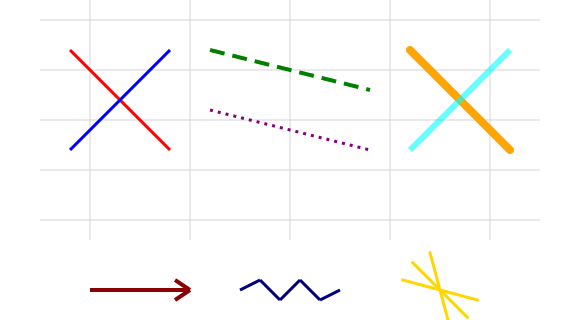

Here is the Python script that generated this plot:
#!/usr/bin/env python3
"""
Line Component Quick Start Guide

This is a quick start guide for the Line component, demonstrating the most commonly used features:
1. Basic Creation
2. Appearance Customization
3. Basic Transformations
4. Getting Line Information
"""

from pysvg.components import Canvas, Line, LineConfig
from pysvg.schema import AppearanceConfig, Color


def basic_examples():
    """Basic usage examples"""
    print("=== Basic Usage Examples ===")

    # 1. Create basic line
    basic_line = Line(config=LineConfig(x1=0, y1=0, x2=100, y2=50))
    print(f"Basic line: {basic_line.to_svg_element()}")

    # 2. Horizontal line
    horizontal_line = Line(config=LineConfig(x1=10, y1=20, x2=110, y2=20))
    print(f"Horizontal line: {horizontal_line.to_svg_element()}")

    # 3. Vertical line
    vertical_line = Line(config=LineConfig(x1=50, y1=10, x2=50, y2=80))
    print(f"Vertical line: {vertical_line.to_svg_element()}")
    print()


def styling_examples():
    """Styling examples"""
    print("=== Styling Examples ===")

    # 1. Line with color and width
    styled_line = Line(
        config=LineConfig(x1=0, y1=0, x2=100, y2=100),
        appearance=AppearanceConfig(stroke=Color("red"), stroke_width=3),
    )
    print(f"Styled line: {styled_line.to_svg_element()}")

    # 2. Dashed line
    dashed_line = Line(
        config=LineConfig(x1=0, y1=20, x2=120, y2=20),
        appearance=AppearanceConfig(stroke=Color("blue"), stroke_width=2, stroke_dasharray=[10, 5]),
    )
    print(f"Dashed line: {dashed_line.to_svg_element()}")

    # 3. Dotted line
    dotted_line = Line(
        config=LineConfig(x1=0, y1=40, x2=120, y2=40),
        appearance=AppearanceConfig(stroke=Color("green"), stroke_width=2, stroke_dasharray=[2, 3]),
    )
    print(f"Dotted line: {dotted_line.to_svg_element()}")

    # 4. Thick line
    thick_line = Line(
        config=LineConfig(x1=0, y1=60, x2=120, y2=60),
        appearance=AppearanceConfig(stroke=Color("purple"), stroke_width=8, stroke_linecap="round"),
    )
    print(f"Thick line: {thick_line.to_svg_element()}")

    # 5. Transparent line
    transparent_line = Line(
        config=LineConfig(x1=20, y1=80, x2=100, y2=10),
        appearance=AppearanceConfig(stroke=Color("orange"), stroke_width=4, stroke_opacity=0.6),
    )
    print(f"Transparent line: {transparent_line.to_svg_element()}")
    print()


def transform_examples():
    """Transformation examples"""
    print("=== Transformation Examples ===")

    # 1. Translation
    moved_line = Line(
        config=LineConfig(x1=0, y1=0, x2=60, y2=40),
    ).move(50, 30)
    print(f"Translated line: {moved_line.to_svg_element()}")

    # 2. Rotation
    rotated_line = Line(
        config=LineConfig(x1=0, y1=0, x2=80, y2=0),
    ).rotate(45)
    print(f"Rotated line: {rotated_line.to_svg_element()}")

    # 3. Scaling
    scaled_line = Line(
        config=LineConfig(x1=0, y1=0, x2=50, y2=30),
    ).scale(1.5)
    print(f"Scaled line: {scaled_line.to_svg_element()}")

    # 4. Combined transformations
    combined_line = (
        Line(
            config=LineConfig(x1=0, y1=0, x2=60, y2=0),
            appearance=AppearanceConfig(stroke=Color("red"), stroke_width=3),
        )
        .rotate(30)
        .move(100, 50)
    )
    print(f"Combined transformed line: {combined_line.to_svg_element()}")
    print()


def info_examples():
    """Line information examples"""
    print("=== Line Information Examples ===")

    line = Line(config=LineConfig(x1=10, y1=20, x2=110, y2=80))

    # 1. Get center point (midpoint)
    center = line.central_point
    print(f"Line center point: {center}")

    # 2. Get bounding box
    bbox = line.get_bounding_box()
    print(f"Line bounding box (min_x, min_y, max_x, max_y): {bbox}")

    # 3. Get length
    length = line.get_length()
    print(f"Line length: {length:.2f}")

    # 4. Get slope
    slope = line.get_slope()
    print(f"Line slope: {slope}")

    # 5. Get angle
    angle = line.get_angle()
    print(f"Line angle: {angle:.2f}°")

    # 6. Vertical line slope
    vertical_line = Line(config=LineConfig(x1=50, y1=10, x2=50, y2=80))
    vertical_slope = vertical_line.get_slope()
    print(f"Vertical line slope: {vertical_slope}")
    print()


def generate_demo_svg():
    """Generate demo SVG file"""
    print("=== Generate Demo SVG ===")

    # Create Canvas
    canvas = Canvas(width=570, height=320, viewbox=(50, 30, 490, 320))

    # Create example lines
    lines = [
        # Basic line combination - Create grid effect
        # Horizontal lines
        Line(
            config=LineConfig(x1=50, y1=50, x2=550, y2=50),
            appearance=AppearanceConfig(stroke=Color("lightgray"), stroke_width=1),
        ),
        Line(
            config=LineConfig(x1=50, y1=100, x2=550, y2=100),
            appearance=AppearanceConfig(stroke=Color("lightgray"), stroke_width=1),
        ),
        Line(
            config=LineConfig(x1=50, y1=150, x2=550, y2=150),
            appearance=AppearanceConfig(stroke=Color("lightgray"), stroke_width=1),
        ),
        Line(
            config=LineConfig(x1=50, y1=200, x2=550, y2=200),
            appearance=AppearanceConfig(stroke=Color("lightgray"), stroke_width=1),
        ),
        Line(
            config=LineConfig(x1=50, y1=250, x2=550, y2=250),
            appearance=AppearanceConfig(stroke=Color("lightgray"), stroke_width=1),
        ),
        # Vertical lines
        Line(
            config=LineConfig(x1=100, y1=30, x2=100, y2=270),
            appearance=AppearanceConfig(stroke=Color("lightgray"), stroke_width=1),
        ),
        Line(
            config=LineConfig(x1=200, y1=30, x2=200, y2=270),
            appearance=AppearanceConfig(stroke=Color("lightgray"), stroke_width=1),
        ),
        Line(
            config=LineConfig(x1=300, y1=30, x2=300, y2=270),
            appearance=AppearanceConfig(stroke=Color("lightgray"), stroke_width=1),
        ),
        Line(
            config=LineConfig(x1=400, y1=30, x2=400, y2=270),
            appearance=AppearanceConfig(stroke=Color("lightgray"), stroke_width=1),
        ),
        Line(
            config=LineConfig(x1=500, y1=30, x2=500, y2=270),
            appearance=AppearanceConfig(stroke=Color("lightgray"), stroke_width=1),
        ),
        # Decorative lines
        # Diagonal lines
        Line(
            config=LineConfig(x1=80, y1=80, x2=180, y2=180),
            appearance=AppearanceConfig(stroke=Color("red"), stroke_width=3),
        ),
        Line(
            config=LineConfig(x1=180, y1=80, x2=80, y2=180),
            appearance=AppearanceConfig(stroke=Color("blue"), stroke_width=3),
        ),
        # Dashed line
        Line(
            config=LineConfig(x1=220, y1=80, x2=380, y2=120),
            appearance=AppearanceConfig(
                stroke=Color("green"), stroke_width=4, stroke_dasharray=[15, 8]
            ),
        ),
        # Dotted line
        Line(
            config=LineConfig(x1=220, y1=140, x2=380, y2=180),
            appearance=AppearanceConfig(
                stroke=Color("purple"), stroke_width=3, stroke_dasharray=[3, 5]
            ),
        ),
        # Thick line
        Line(
            config=LineConfig(x1=420, y1=80, x2=520, y2=180),
            appearance=AppearanceConfig(
                stroke=Color("orange"), stroke_width=8, stroke_linecap="round"
            ),
        ),
        # Transparent line
        Line(
            config=LineConfig(x1=520, y1=80, x2=420, y2=180),
            appearance=AppearanceConfig(stroke=Color("cyan"), stroke_width=6, stroke_opacity=0.6),
        ),
        # Create arrow effect (using multiple lines)
        # Arrow body
        Line(
            config=LineConfig(x1=100, y1=320, x2=200, y2=320),
            appearance=AppearanceConfig(stroke=Color("darkred"), stroke_width=4),
        ),
        # Arrow head
        Line(
            config=LineConfig(x1=200, y1=320, x2=185, y2=310),
            appearance=AppearanceConfig(stroke=Color("darkred"), stroke_width=4),
        ),
        Line(
            config=LineConfig(x1=200, y1=320, x2=185, y2=330),
            appearance=AppearanceConfig(stroke=Color("darkred"), stroke_width=4),
        ),
        # Wave line effect (using multiple short lines)
        Line(
            config=LineConfig(x1=250, y1=320, x2=270, y2=310),
            appearance=AppearanceConfig(stroke=Color("navy"), stroke_width=3),
        ),
        Line(
            config=LineConfig(x1=270, y1=310, x2=290, y2=330),
            appearance=AppearanceConfig(stroke=Color("navy"), stroke_width=3),
        ),
        Line(
            config=LineConfig(x1=290, y1=330, x2=310, y2=310),
            appearance=AppearanceConfig(stroke=Color("navy"), stroke_width=3),
        ),
        Line(
            config=LineConfig(x1=310, y1=310, x2=330, y2=330),
            appearance=AppearanceConfig(stroke=Color("navy"), stroke_width=3),
        ),
        Line(
            config=LineConfig(x1=330, y1=330, x2=350, y2=320),
            appearance=AppearanceConfig(stroke=Color("navy"), stroke_width=3),
        ),
        # Rotated line examples
        Line(
            config=LineConfig(x1=0, y1=0, x2=80, y2=0),
            appearance=AppearanceConfig(stroke=Color("gold"), stroke_width=3),
        )
        .rotate(15)
        .move(450, 320),
        Line(
            config=LineConfig(x1=0, y1=0, x2=80, y2=0),
            appearance=AppearanceConfig(stroke=Color("gold"), stroke_width=3),
        )
        .rotate(45)
        .move(450, 320),
        Line(
            config=LineConfig(x1=0, y1=0, x2=80, y2=0),
            appearance=AppearanceConfig(stroke=Color("gold"), stroke_width=3),
        )
        .rotate(75)
        .move(450, 320),
    ]

    # Add lines to canvas
    for line in lines:
        canvas.add(line)

    # Generate SVG file
    canvas.save("quickstart.svg")

    print("Demo file generated: quickstart.svg")


def main():
    """Main function"""
    print("Line Component Quick Start Guide")
    print("=" * 40)

    basic_examples()
    styling_examples()
    transform_examples()
    info_examples()
    generate_demo_svg()

    print("=" * 40)
    print("Quick Start Guide completed!")
    print("Check the generated quickstart.svg file.")


if __name__ == "__main__":
    main()
